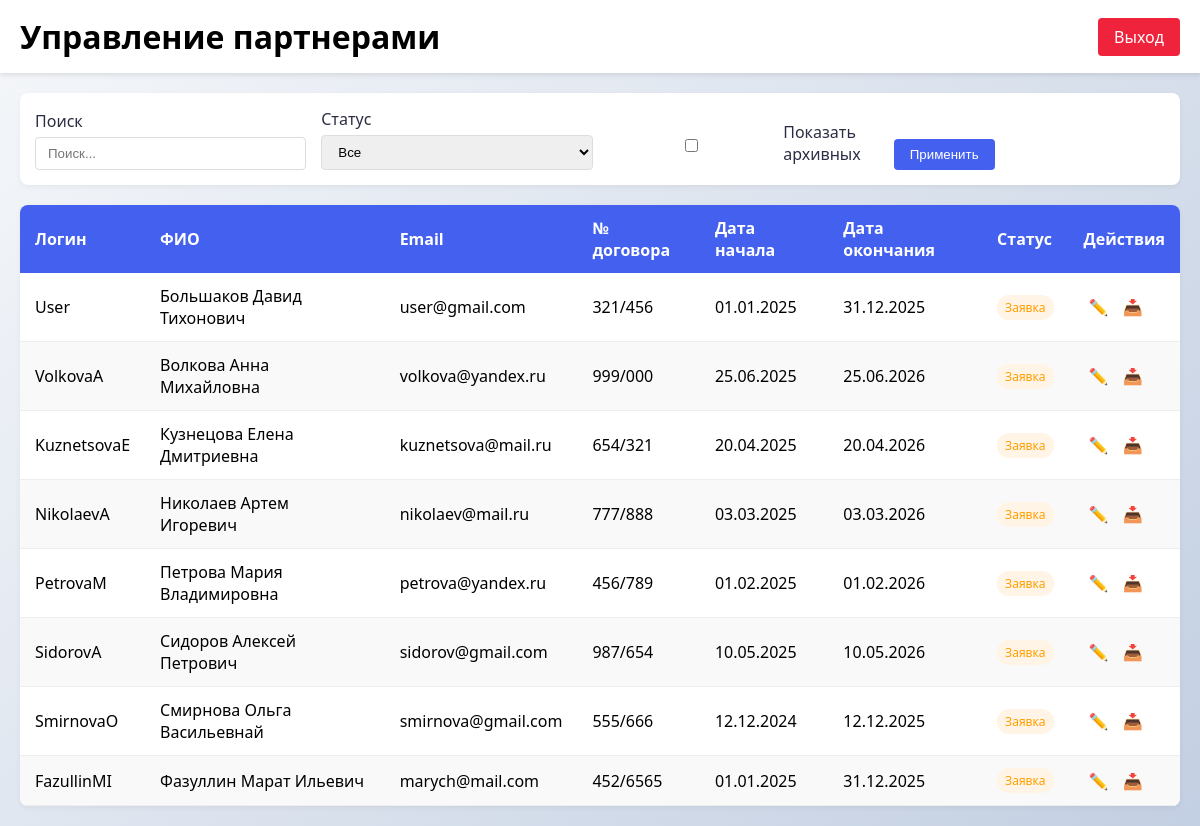
Page /admin/Old/partners.php (signed in) on the committed database.
### tables this page shows
CREATE TABLE `users` (
  `id` bigint UNSIGNED NOT NULL,
  `is_admin` tinyint(1) NOT NULL COMMENT 'яваляется ли администратором',
  `login` varchar(50) NOT NULL,
  `email` varchar(50) NOT NULL,
  `pass` varchar(255) NOT NULL,
  `is_hashed` tinyint(1) NOT NULL COMMENT 'Зашифрован ли пароль',
  `name` varchar(100) NOT NULL COMMENT 'ФИО пользователя',
  `dog_num` varchar(20) NOT NULL COMMENT 'Номер договора',
  `dog_beg_date` date NOT NULL COMMENT 'Дата договора начало',
  `dog_end_date` date NOT NULL COMMENT 'Дата договора конец',
  `phone` varchar(20) NOT NULL,
  `bank_name` varchar(200) NOT NULL COMMENT 'Имя банка',
  `bank_bik` varchar(9) NOT NULL COMMENT 'БИК',
  `bank_ks` varchar(20) NOT NULL COMMENT 'к/с',
  `bank_rs` varchar(20) NOT NULL COMMENT 'р/с',
  `bank_verified` tinyint(1) NOT NULL COMMENT 'Банк есть в списках',
  `commission_percentage` int UNSIGNED NOT NULL COMMENT 'Комиссия, %',
  `status` int NOT NULL COMMENT '0-подана заявка, 1-разрешенние админом, 2- заблокирован админом.',
  `is_archived` tinyint(1) NOT NULL COMMENT 'в архиве',
  `archived_date` date DEFAULT NULL
);

### admin/Old/partners.php (the view, shortened to what this page needs)
<?php
require_once __DIR__ . '/../includes/db_connect.php';
$showArchived = isset($_GET['archived']) && $_GET['archived'] == '1';
$search = $_GET['search'] ?? '';
$statusFilter = $_GET['status'] ?? 'all';
$sort = $_GET['sort'] ?? 'name';
$order = $_GET['order'] ?? 'asc';
$query = "SELECT id, login, name, email, dog_num, dog_beg_date, dog_end_date, status, is_archived
          FROM users
          WHERE is_admin = 0";
if (!$showArchived) $query .= " AND is_archived = 0";
$query .= " ORDER BY $sort $order";
$stmt = $pdo->prepare($query);
$params = [];
$stmt->execute($params);
$partners = $stmt->fetchAll(PDO::FETCH_ASSOC);
?>
<!DOCTYPE html>
<html lang="ru">
<head>
</head>
<body>
    <header class="header">
        <h1>Управление партнерами</h1>
        <a href="?logout=1" class="logout-btn">Выход</a>
    </header>
    <div class="container">
        <div class="filters">
            <div class="filter-group">
                <label for="search">Поиск</label>
                <input type="text" id="search" placeholder="Поиск..." value="<?= htmlspecialchars($search) ?>">
            </div>
            <div class="filter-group">
                <label for="status">Статус</label>
                <select id="status">
                    <option value="all" <?= $statusFilter === 'all' ? 'selected' : '' ?>>Все</option>
                </select>
            </div>
            <div class="filter-group checkbox-group">
                <input type="checkbox" id="showArchived" <?= $showArchived ? 'checked' : '' ?>>
                <label for="showArchived">Показать архивных</label>
            </div>
            <div class="filter-group">
                <button id="applyFilters" class="btn">Применить</button>
            </div>
        </div>
        <table class="partners-table">
            <thead>
                <tr>
                    <th>Логин</th>
                    <th>ФИО</th>
                    <th>Email</th>
                    <th>№ договора</th>
                    <th>Дата начала</th>
                    <th>Дата окончания</th>
                    <th>Статус</th>
                    <th>Действия</th>
                </tr>
            </thead>
            <tbody>
                <?php foreach ($partners as $partner): ?>
                <tr>
                    <td><?= htmlspecialchars($partner['login']) ?></td>
                    <td><?= htmlspecialchars($partner['name']) ?></td>
                    <td><?= htmlspecialchars($partner['email']) ?></td>
                    <td><?= htmlspecialchars($partner['dog_num']) ?></td>
                    <td><?= date('d.m.Y', strtotime($partner['dog_beg_date'])) ?></td>
                    <td><?= date('d.m.Y', strtotime($partner['dog_end_date'])) ?></td>
                    <td><span class="status status-<?= $partner['status'] ?>">
                        <?= $partner['status'] == 0 ? 'Заявка' : ($partner['status'] == 1 ? 'Одобрен' : 'Заблокирован') ?>
                    </span></td>
                    <td>
                        <button class="action-btn edit-btn" data-id="<?= $partner['id'] ?>" title="Редактировать">✏️</button>
                        <button class="action-btn archive-btn" data-id="<?= $partner['id'] ?>" title="<?= $partner['is_archived'] ? 'Восстановить' : 'В архив' ?>">
                            <?= $partner['is_archived'] ? '📤' : '📥' ?>
                        </button>
                    </td>
                </tr>
                <?php endforeach; ?>
            </tbody>
        </table>
    </div>
</body>
</html>

### admin/Old/partners.php (style rules this page uses)
:root { --primary: #4361ee; --primary-dark: #3a56d4; --text: #2b2d42; --light: #f8f9fa; --gray: #adb5bd; --danger: #ef233c; --success: #4cc9f0; --warning: #ff9e00; }
* { box-sizing: border-box; margin: 0; padding: 0; }
body { font-family: 'Segoe UI', Tahoma, Geneva, Verdana, sans-serif; background: linear-gradient(135deg, #f5f7fa 0%, #c3cfe2 100%); min-height: 100vh; }
.header { display: flex; justify-content: space-between; align-items: center; padding: 15px 20px; background: white; box-shadow: 0 2px 5px rgba(0,0,0,0.1); }
.logout-btn { padding: 8px 16px; background: var(--danger); color: white; border: none; border-radius: 4px; cursor: pointer; font-weight: 500; text-decoration: none; transition: background 0.2s; }
.container { padding: 20px; max-width: 100%; overflow-x: auto; }
.filters { display: flex; flex-wrap: wrap; gap: 15px; background: white; padding: 15px; border-radius: 8px; box-shadow: 0 2px 5px rgba(0,0,0,0.05); margin-bottom: 20px; align-items: flex-end; }
.filter-group { flex: 1; min-width: 200px; }
.filter-group label { display: block; margin-bottom: 5px; font-weight: 500; color: var(--text); }
.filter-group input, .filter-group select { width: 100%; padding: 8px 12px; border: 1px solid #ddd; border-radius: 4px; }
.checkbox-group { display: flex; align-items: center; gap: 8px; }
.checkbox-group input { margin: 0; }
.btn { padding: 8px 16px; background: var(--primary); color: white; border: none; border-radius: 4px; cursor: pointer; transition: background 0.2s; }
table { width: 100%; border-collapse: collapse; background: white; box-shadow: 0 2px 5px rgba(0,0,0,0.05); border-radius: 8px; overflow: hidden; }
th { background: var(--primary); color: white; padding: 12px 15px; text-align: left; }
td { padding: 12px 15px; border-bottom: 1px solid #eee; }
tr:nth-child(even) { background-color: #f9f9f9; }
.status { display: inline-block; padding: 4px 8px; border-radius: 12px; font-size: 12px; font-weight: 500; }
.status-0 { background: #fff4e5; color: var(--warning); }
.action-btn { background: none; border: none; cursor: pointer; font-size: 16px; color: var(--primary); margin: 0 5px; }

### rows in the picture
users: login "User", name "Большаков Давид Тихонович", email "user@gmail.com", dog_num "321/456", dog_beg_date "01.01.2025", dog_end_date "31.12.2025", status "Заявка"
users: login "VolkovaA", name "Волкова Анна Михайловна", email "volkova@yandex.ru", dog_num "999/000", dog_beg_date "25.06.2025", dog_end_date "25.06.2026", status "Заявка"
users: login "KuznetsovaE", name "Кузнецова Елена Дмитриевна", email "kuznetsova@mail.ru", dog_num "654/321", dog_beg_date "20.04.2025", dog_end_date "20.04.2026", status "Заявка"
users: login "NikolaevA", name "Николаев Артем Игоревич", email "nikolaev@mail.ru", dog_num "777/888", dog_beg_date "03.03.2025", dog_end_date "03.03.2026", status "Заявка"
users: login "PetrovaM", name "Петрова Мария Владимировна", email "petrova@yandex.ru", dog_num "456/789", dog_beg_date "01.02.2025", dog_end_date "01.02.2026", status "Заявка"
users: login "SidorovA", name "Сидоров Алексей Петрович", email "sidorov@gmail.com", dog_num "987/654", dog_beg_date "10.05.2025", dog_end_date "10.05.2026", status "Заявка"
users: login "SmirnovaO", name "Смирнова Ольга Васильевнай", email "smirnova@gmail.com", dog_num "555/666", dog_beg_date "12.12.2024", dog_end_date "12.12.2025", status "Заявка"
users: login "FazullinMI", name "Фазуллин Марат Ильевич", email "marych@mail.com", dog_num "452/6565", dog_beg_date "01.01.2025", dog_end_date "31.12.2025", status "Заявка"
